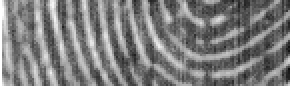
#> input picture TresholdTest/finger1c.pgm, 146 x 43 px (shown 2 times larger)
$ python test.py
#> lines starting #> are read from the running program, lines starting #| are printed output that depends on the picture; after the words box and inside, x2 and y2 are one past the last pixel; in counts of white or black regions, pixels touching at a corner belong together
import cv2
import numpy as np;

# Read image
im_in = cv2.imread("finger1c.pgm", cv2.IMREAD_GRAYSCALE);
#> im_in is the input picture: shape (43, 146); min 11, max 255, mean 126.5


# Threshold.
im_th = cv2.adaptiveThreshold(im_in,255,cv2.ADAPTIVE_THRESH_GAUSSIAN_C, cv2.THRESH_BINARY,31,0 )
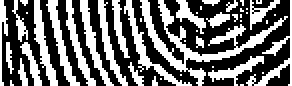
#> im_th: shape (43, 146) (shown 2 times larger); 42.7% white; 46 white regions (27 under 20 px), largest, box (x1, y1, x2, y2) and area: (70, 0, 144, 43) 594, (62, 0, 96, 43) 201, (17, 0, 29, 43) 179

# Copy the thresholded image.
im_floodfill = im_th.copy()


# Mask used to flood filling.
# Notice the size needs to be 2 pixels than the image.
h, w = im_th.shape[:2]
#> h = 43; w = 146
mask = np.zeros((h+2, w+2), np.uint8)

# Floodfill from point (0, 0)
cv2.floodFill(im_floodfill, mask, (0,0), 255);

# Invert floodfilled image
im_floodfill_inv = cv2.bitwise_not(im_floodfill)

# Combine the two images to get the foreground.
im_out = im_th | im_floodfill_inv
#> im_out: shape (43, 146); every value is 255


# Display images.
cv2.imshow("Thresholded Image", im_th)
cv2.imshow("Floodfilled Image", im_floodfill)
cv2.imshow("Inverted Floodfilled Image", im_floodfill_inv)
cv2.imshow("Foreground", im_out)
cv2.waitKey(0)

$ run again, with TresholdTest/00001005_plain_500_08.png saved as TresholdTest/finger1c.pgm
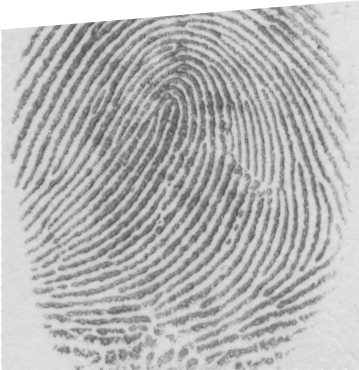
#> input picture TresholdTest/00001005_plain_500_08.png, 359 x 370 px
#> im_in is the input picture: shape (370, 359); min 80, max 255, mean 182.6
#> `im_th = cv2.adaptiveThreshold(im_in,255,cv2.ADAPTIVE_THRESH_GAUSSIAN_C..`:
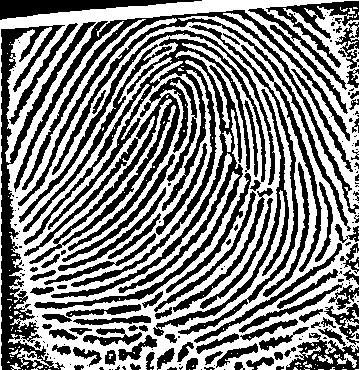
#> im_th: shape (370, 359); 51.9% white; 195 black regions (98 under 20 px), largest, box (x1, y1, x2, y2) and area: (24, 37, 266, 309) 10889, (14, 10, 359, 231) 8012, (1, 22, 96, 370) 6531
#> `im_out = im_th | im_floodfill_inv`:
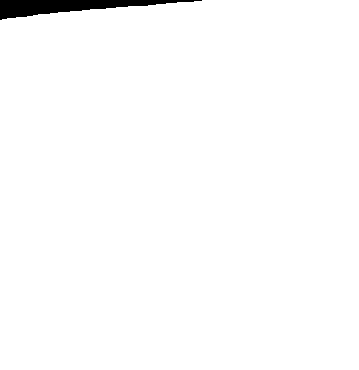
#> im_out: shape (370, 359); 98.6% white; 1 black region, box (x1, y1, x2, y2) and area: (0, 0, 202, 20) 1866
